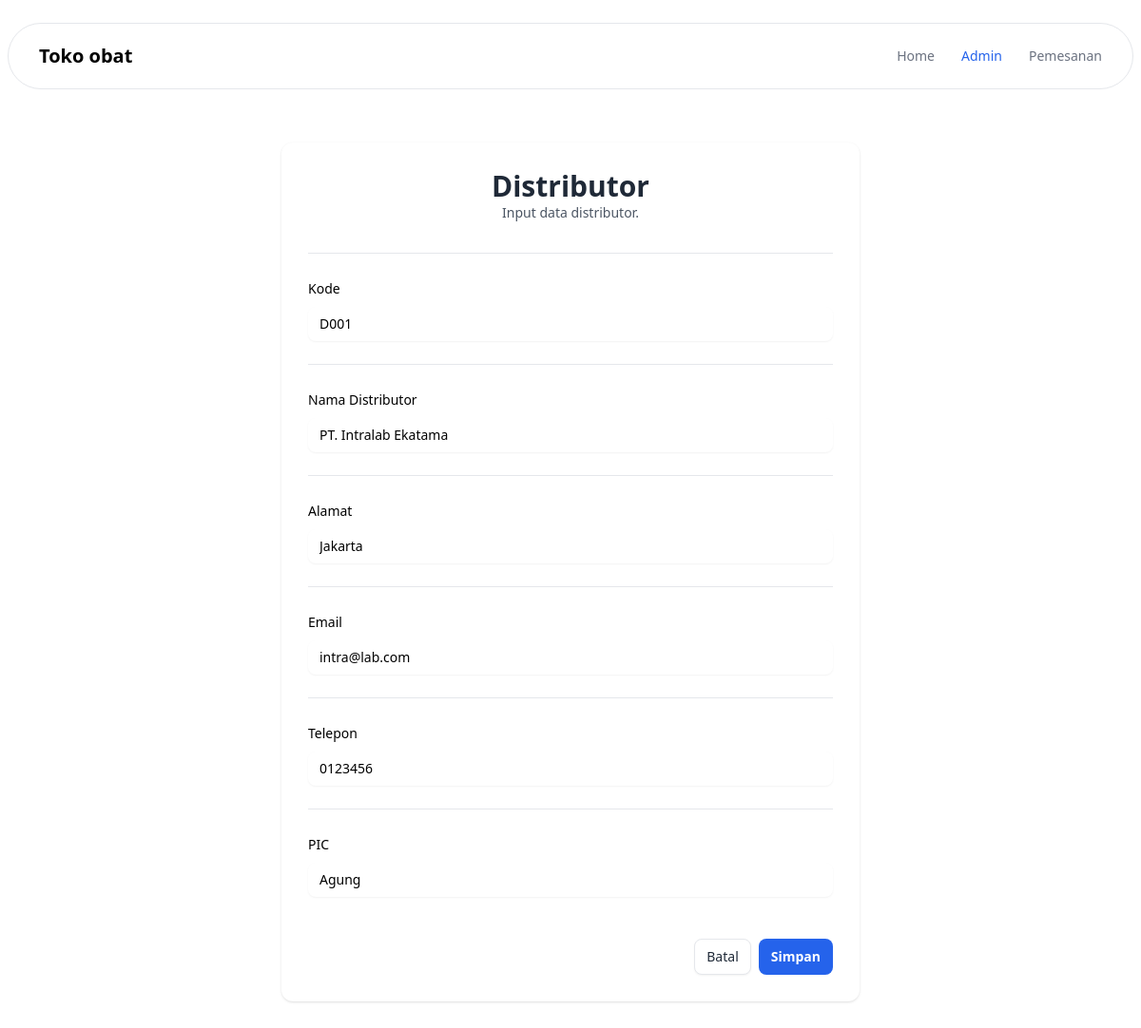
The page /distributor/edit.php?id=7 on the database its author committed.
### tables this page shows
CREATE TABLE `t_distributor` (
  `id` int(11) NOT NULL,
  `kode` varchar(255) DEFAULT NULL,
  `nama` varchar(255) DEFAULT NULL,
  `alamat` varchar(255) DEFAULT NULL,
  `email` varchar(255) DEFAULT NULL,
  `telepon` varchar(255) DEFAULT NULL,
  `pic` varchar(255) DEFAULT NULL
);

### functions.php (called while the page is built, shortened)
<?php
$conn = mysqli_connect("localhost", "root", "", "toko_obat");
function query($query)
{
  global $conn;
  $result = mysqli_query($conn, $query);
  $rows = [];
  while ($row = mysqli_fetch_assoc($result)) {
    $rows[] = $row;
  }
  return $rows;
}

### distributor/edit.php (the view, shortened to what this page needs)
<?php
require '../functions.php';
$id = $_GET['id'];
$data = query("SELECT * FROM t_distributor WHERE id = $id")[0];
?>
<!DOCTYPE html>
<html>
<head>
    <link href="../output.css" rel="stylesheet">
</head>
<body>
    <header class="z-50 flex flex-wrap w-full text-sm md:justify-start md:flex-nowrap">
        <nav class="mt-6 relative max-w-[85rem] w-full bg-white border border-gray-200 rounded-[36px] mx-2 py-3 px-4 md:flex md:items-center md:justify-between md:py-0 md:px-6 lg:px-8 xl:mx-auto dark:bg-neutral-800 dark:border-neutral-700" aria-label="Global">
            <div class="flex items-center justify-between">
                <a class="flex-none text-xl font-semibold dark:text-white" href="../index.php" aria-label="Brand">Toko obat</a>
            </div>
            <div id="navbar-collapse-with-animation" class="hidden overflow-hidden transition-all duration-300 hs-collapse basis-full grow md:block">
                <div class="flex flex-col mt-5 gap-y-4 gap-x-0 md:flex-row md:items-center md:justify-end md:gap-y-0 md:gap-x-7 md:mt-0 md:ps-7">
                    <a class="font-medium text-gray-500 hover:text-gray-400 md:py-6 dark:text-neutral-400 dark:hover:text-neutral-500" href="../index.php">Home</a>
                    <a class="font-medium text-blue-600 md:py-6 dark:text-blue-500" href="../admin.php" aria-current="page">Admin</a>
                    <a class="font-medium text-gray-500 hover:text-gray-400 md:py-6 dark:text-neutral-400 dark:hover:text-neutral-500" href="../pemesanan.php">Pemesanan</a>
                </div>
            </div>
        </nav>
    </header>
    <main id="content">
        <div class="max-w-2xl px-4 py-10 mx-auto sm:px-6 lg:px-8 lg:py-14">
            <div class="p-4 bg-white shadow rounded-xl sm:p-7 dark:bg-neutral-900">
                <div class="mb-8 text-center">
                    <h2 class="text-2xl font-bold text-gray-800 md:text-3xl dark:text-neutral-200">
                        Distributor
                    </h2>
                    <p class="text-sm text-gray-600 dark:text-neutral-400">
                        Input data distributor.
                    </p>
                </div>
                <form method="POST" action="">
                    <div class="py-6 border-t border-gray-200 first:pt-0 last:pb-0 first:border-transparent dark:border-neutral-700 dark:first:border-transparent">
                        <label for="kode" class="inline-block text-sm font-medium dark:text-white">
                            Kode
                        </label>
                        <div class="mt-2 space-y-3">
                            <input id="kode" type="text" class="block w-full px-3 py-2 text-sm border-gray-200 rounded-lg shadow-sm pe-11 focus:border-blue-500 focus:ring-blue-500 disabled:opacity-50 disabled:pointer-events-none dark:bg-neutral-900 dark:border-neutral-700 dark:text-neutral-400 dark:placeholder-neutral-500 dark:focus:ring-neutral-600" name="kode" placeholder="Kode Obat" value="<?= $data['kode'] ?>" />
                        </div>
                    </div>
                    <div class="py-6 border-t border-gray-200 first:pt-0 last:pb-0 first:border-transparent dark:border-neutral-700 dark:first:border-transparent">
                        <label for="nama" class="inline-block text-sm font-medium dark:text-white">
                            Nama Distributor
                        </label>
                        <div class="mt-2 space-y-3">
                            <input id="nama" type="text" class="block w-full px-3 py-2 text-sm border-gray-200 rounded-lg shadow-sm pe-11 focus:border-blue-500 focus:ring-blue-500 disabled:opacity-50 disabled:pointer-events-none dark:bg-neutral-900 dark:border-neutral-700 dark:text-neutral-400 dark:placeholder-neutral-500 dark:focus:ring-neutral-600" name="nama" placeholder="Nama Distributor" value="<?= $data['nama'] ?>">
                        </div>
                    </div>
                    <div class="py-6 border-t border-gray-200 first:pt-0 last:pb-0 first:border-transparent dark:border-neutral-700 dark:first:border-transparent">
                        <label for="alamat" class="inline-block text-sm font-medium dark:text-white">
                            Alamat
                        </label>
                        <div class="mt-2 space-y-3">
                            <input id="jenis" type="text" class="block w-full px-3 py-2 text-sm border-gray-200 rounded-lg shadow-sm pe-11 focus:border-blue-500 focus:ring-blue-500 disabled:opacity-50 disabled:pointer-events-none dark:bg-neutral-900 dark:border-neutral-700 dark:text-neutral-400 dark:placeholder-neutral-500 dark:focus:ring-neutral-600" name="alamat" placeholder="Alamat" value="<?= $data['alamat'] ?>">
                        </div>
                    </div>
                    <div class="py-6 border-t border-gray-200 first:pt-0 last:pb-0 first:border-transparent dark:border-neutral-700 dark:first:border-transparent">
                        <label for="email" class="inline-block text-sm font-medium dark:text-white">
                            Email
                        </label>
                        <div class="mt-2 space-y-3">
                            <input id="email" type="email" class="block w-full px-3 py-2 text-sm border-gray-200 rounded-lg shadow-sm pe-11 focus:border-blue-500 focus:ring-blue-500 disabled:opacity-50 disabled:pointer-events-none dark:bg-neutral-900 dark:border-neutral-700 dark:text-neutral-400 dark:placeholder-neutral-500 dark:focus:ring-neutral-600" name="email" placeholder="Email" value="<?= $data['email'] ?>">
                        </div>
                    </div>
                    <div class="py-6 border-t border-gray-200 first:pt-0 last:pb-0 first:border-transparent dark:border-neutral-700 dark:first:border-transparent">
                        <label for="telepon" class="inline-block text-sm font-medium dark:text-white">
                            Telepon
                        </label>
                        <div class="mt-2 space-y-3">
                            <input id="telepon" type="text" class="block w-full px-3 py-2 text-sm border-gray-200 rounded-lg shadow-sm pe-11 focus:border-blue-500 focus:ring-blue-500 disabled:opacity-50 disabled:pointer-events-none dark:bg-neutral-900 dark:border-neutral-700 dark:text-neutral-400 dark:placeholder-neutral-500 dark:focus:ring-neutral-600" name="telepon" placeholder="Telepon" value="<?= $data['telepon'] ?>">
                        </div>
                    </div>
                    <div class="py-6 border-t border-gray-200 first:pt-0 last:pb-0 first:border-transparent dark:border-neutral-700 dark:first:border-transparent">
                        <label for="pic" class="inline-block text-sm font-medium dark:text-white">
                            PIC
                        </label>
                        <div class="mt-2 space-y-3">
                            <div class="mt-2 space-y-3">
                                <input id="pic" type="text" class="block w-full px-3 py-2 text-sm border-gray-200 rounded-lg shadow-sm pe-11 focus:border-blue-500 focus:ring-blue-500 disabled:opacity-50 disabled:pointer-events-none dark:bg-neutral-900 dark:border-neutral-700 dark:text-neutral-400 dark:placeholder-neutral-500 dark:focus:ring-neutral-600" name="pic" placeholder="PIC" value="<?= $data['pic'] ?>">
                            </div>
                        </div>
                    </div>
                    <div class="flex justify-end mt-5 gap-x-2">
                    <button type="button" class="inline-flex items-center px-3 py-2 text-sm font-medium text-gray-800 bg-white border border-gray-200 rounded-lg shadow-sm gap-x-2 hover:bg-gray-50 disabled:opacity-50 disabled:pointer-events-none dark:bg-neutral-900 dark:border-neutral-700 dark:text-white dark:hover:bg-neutral-800">
                        <a href="../admin.php"> Batal </a>
                    </button>
                    <button name="submit" type="submit" class="inline-flex items-center px-3 py-2 text-sm font-semibold text-white bg-blue-600 border border-transparent rounded-lg gap-x-2 hover:bg-blue-700 disabled:opacity-50 disabled:pointer-events-none">
                        Simpan
                    </button>
                </div>
                </form>
            </div>
        </div>
    </main>
</body>
</html>

### rows shown on the page
t_distributor: kode "D001", nama "PT. Intralab Ekatama", alamat "Jakarta", email "intra@lab.com", telepon "0123456", pic "Agung"
